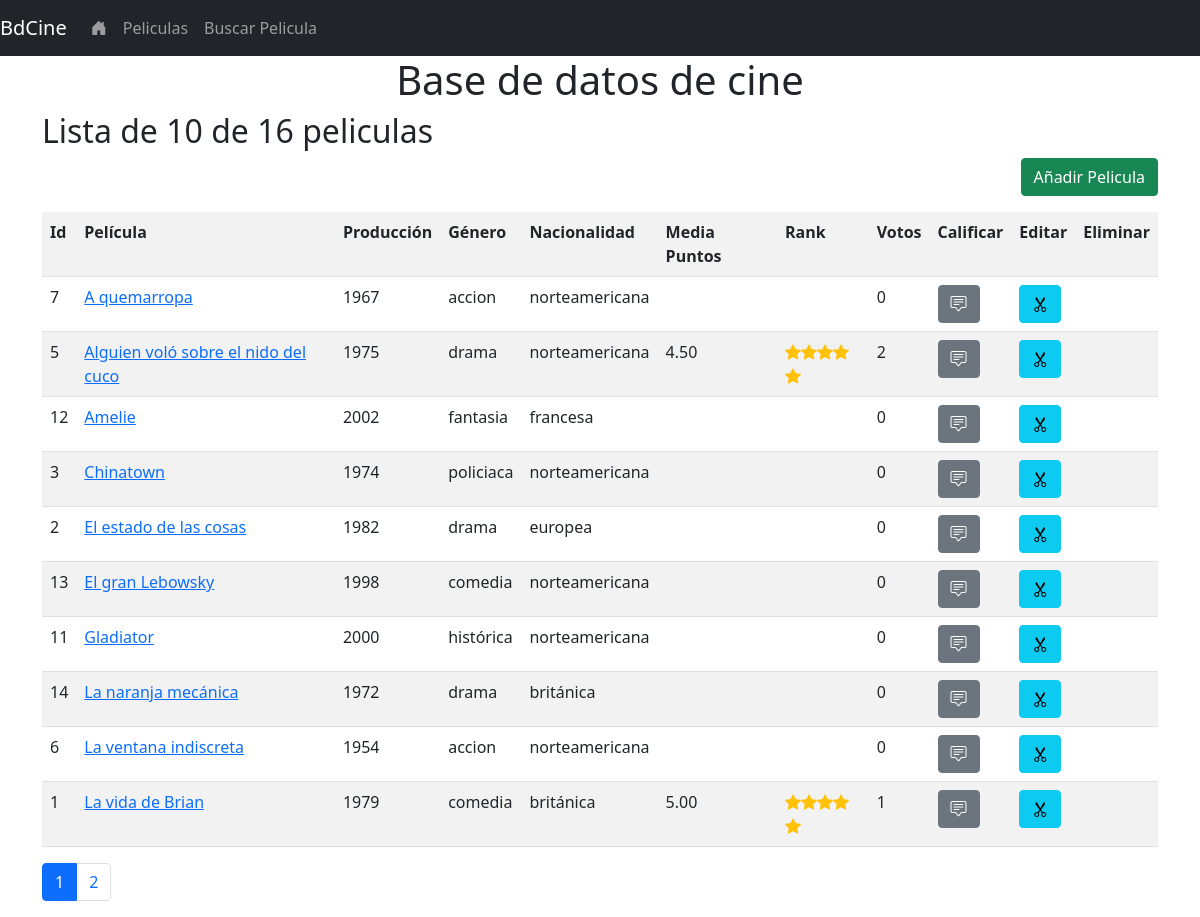
Screenshot of /peliculas with the database file from the repository.
### tables this page shows
CREATE TABLE peliculas (
  id INT(11) NOT NULL AUTO_INCREMENT PRIMARY KEY,
  pelicula VARCHAR(40) NOT NULL,
  fecha year(4) DEFAULT NULL COMMENT 'Año Producción',
  genero INT(11) NOT NULL,
  nacionalidad INT(11) NOT NULL,
  sinopsis text DEFAULT NULL,
  num_votos INT(11) UNSIGNED NOT NULL DEFAULT 0,
  puntuacion_total INT(11) UNSIGNED NOT NULL DEFAULT 0,
  puntuacion_media FLOAT(4, 2) DEFAULT NULL,
  create_time datetime DEFAULT current_timestamp() COMMENT 'fecha inserción',
  FOREIGN KEY (genero) REFERENCES generos(id),
  FOREIGN KEY (nacionalidad) REFERENCES nacionalidades(id),
  UNIQUE(pelicula, fecha)
);

CREATE TABLE generos(
  id INT(11) NOT NULL AUTO_INCREMENT PRIMARY KEY,
  genero VARCHAR(30) NOT NULL
);

CREATE TABLE nacionalidades(
  id INT(11) NOT NULL AUTO_INCREMENT PRIMARY KEY,
  nacionalidad VARCHAR(30) NOT NULL
);

### public/index.php (called while the page is built, shortened)
<?php
include '../routes/routes.php';

### models/peliculas_paginacion_model.php (called while the page is built, shortened)
<?php
require "../config.php";
if (isset($_GET['pagina_no'])) {
    $pagina_no = $_GET['pagina_no'];
} else {
    $pagina_no = 1;
}
$limit = 10;
$offset = ($pagina_no - 1) * $limit;
try {
    $conexion = new PDO($dsn, $username, $password, $options);
    $sql_num = "SELECT COUNT(*) FROM peliculas";
    $consulta_num = $conexion->prepare($sql_num);
    $consulta_num->setFetchMode(PDO::FETCH_ASSOC);
    $consulta_num->execute();
    $num_rows = $consulta_num->fetchColumn();
    $num_paginas = ceil($num_rows / $limit);
    $sql = "SELECT peliculas.id AS id,
peliculas.pelicula AS pelicula,
peliculas.fecha AS produccion,
generos.genero AS genero,
nacionalidades.nacionalidad AS nacionalidad,
peliculas.puntuacion_media AS puntos,
peliculas.num_votos AS votos
 FROM peliculas
JOIN generos on peliculas.genero = generos.id
JOIN nacionalidades  on peliculas.nacionalidad = nacionalidades.id
ORDER BY  peliculas.pelicula
LIMIT $offset, $limit
";
    $consulta = $conexion->prepare($sql);
    $consulta->setFetchMode(PDO::FETCH_ASSOC);
    $consulta->execute();
    while ($row = $consulta->fetch()) {
        $rows[] = $row;
    }
} catch (PDOException $error) {
    echo $sql . "<br>" . $error->getMessage();
}

### views/peliculas_view.php (the view, shortened to what this page needs)
<?php
include_once '../libreria.php';
if (isset($rows) && count($rows) > 0) :
?>
    <h2>Lista de <?php
                    echo count($rows);
                    if (isset($num_rows)) echo ' de ' . $num_rows;
                    ?> peliculas</h2>
    <p class='text-end'><a class='btn btn-success' href="/peliculas/ingresar">Añadir Pelicula</a></p>
    <table class='table table-striped'>
        <tr>
            <th>Id</th>
            <th>Película</th>
            <th>Producción</th>
            <th>Género</th>
            <th>Nacionalidad</th>
            <th>Media Puntos</th>
            <th>Rank</th>
            <th>Votos</th>
            <th>Calificar</th>
            <th>Editar</th>
            <th>Eliminar</th>
        </tr>
        <?php
        foreach ($rows as  $clave) :
            echo '<tr>';
            echo '<td>';
            echo $clave['id'];
            echo '</td>';
        ?>
            <td><a href="/peliculas?id=<?php echo $clave['id']; ?> "><?php echo $clave['pelicula']; ?> </a></td>
            <?php
            echo '<td>';
            echo $clave['produccion'];
            echo '</td>';
            echo '<td>';
            echo $clave['genero'];
            echo '</td>';
            echo '<td>';
            echo $clave['nacionalidad'];
            echo '</td>';
            echo '<td>';
            echo $clave['puntos'];
            echo '</td>';
            ?>
            <td> <?php stars($clave['puntos']); ?></td>
            <?php
            echo '<td>';
            echo $clave['votos'];
            echo '</td>';
            ?>
            <td><a class='btn btn-secondary' title='calificar' href="/peliculas?id=<?php echo $clave['id']; ?>#stars_rating "><i class=" bi bi-chat-square-text"></i></a></td>
            <td><a class='btn btn-info' title='editar' href=" /peliculas/editar?id=<?php echo $clave['id']; ?> "><i class=" bi bi-scissors"></i></a></td>
            <td><?php
                ?></td>
        <?php
            echo '</tr>';
        endforeach;
        ?>
    </table>
<?php endif; ?>

### routes/routes.php
<?php
$request = $_SERVER['REQUEST_URI'];
$path = parse_url($request, PHP_URL_PATH);
if ($path == '' || $path == '/') {
    require   dirname(__DIR__, 1) . '/controllers/index_controller.php';
}
elseif ($path == '/peliculas' || $path == '/peliculas/') {
    require   dirname(__DIR__, 1) . '/controllers/peliculas_controller.php';
}
elseif ($path == '/peliculas/ingresar' || $path == '/peliculas/ingresar/') {
    require   dirname(__DIR__, 1) . '/controllers/pelicula_ingresar_controller.php';
}
elseif ($path == '/peliculas/editar' || $path == '/peliculas/editar/') {
    require   dirname(__DIR__, 1) . '/controllers/pelicula_editar_controller.php';
}
elseif ($path == '/peliculas/borrar' || $path == '/peliculas/borrar/') {
    require   dirname(__DIR__, 1) . '/controllers/pelicula_delete_controller.php';
}
elseif ($path == '/peliculas/buscar' || $path == '/peliculas/buscar/') {
    require   dirname(__DIR__, 1) . '/controllers/peliculas_buscar_controller.php';
}
elseif ($path == '/puntuaciones' || $path == '/puntuaciones/') {
    require   dirname(__DIR__, 1) . '/controllers/puntuaciones_controller.php';
}
elseif ($path == '/usuarios' || $path == '/usuarios/') {
    require   dirname(__DIR__, 1) . '/controllers/usuarios_controller.php';
}
elseif ($path == '/usuarios/registrar' || $path == '/usuarios/registrar/') {
    require   dirname(__DIR__, 1) . '/controllers/usuarios_registrar_controller.php';
}
elseif ($path == '/destruir-session') {
    require dirname(__DIR__, 1) . '/destruir_session.php';
}
else {
    http_response_code(404);
    require dirname(__DIR__, 1) . '/views/404.php';
}

### templates/header.php (shortened to what this page needs)
<!DOCTYPE html>
<html lang="es">
<head>
    <link rel="stylesheet" href="https://cdn.jsdelivr.net/npm/bootstrap-icons@1.3.0/font/bootstrap-icons.css">
    <link href="https://cdn.jsdelivr.net/npm/bootstrap@5.0.2/dist/css/bootstrap.min.css" rel="stylesheet">
    <link rel="stylesheet" href="css/style.css" />
</head>
<body>
    <?php include '../templates/nav.php' ?>
    <div class="container">
        <h1 class='text-center'>Base de datos de cine</h1>

### templates/nav.php (shortened to what this page needs)
<nav class=" navbar navbar-expand-lg navbar-dark bg-dark">
    <a class=" pl-3 navbar-brand" href="/">BdCine</a>
    <div class="collapse navbar-collapse" id="navbarNav">
        <ul class="navbar-nav">
            <li class="nav-item active">
                <a class="nav-link" href="/"><i class="bi bi-house-door-fill"></i></a>
            </li>
            <li class="nav-item">
                <a class="nav-link" href="/peliculas">Peliculas</a>
            </li>
            <li class="nav-item">
                <a class="nav-link" href="/peliculas/buscar">Buscar Pelicula</a>
            </li>
        </ul>
    </div>
</nav>

### controllers/peliculas_controller.php
<?php
include "../templates/header.php";
if (isset($_GET['id'])) {
    require '../models/pelicula_model.php';
    require '../views/pelicula_view.php';
} else {
    include "../models/peliculas_paginacion_model.php";
    include "../views/peliculas_view.php";
    include "../views/peliculas_paginacion_view.php";
}
include "../templates/footer.php";

### libreria.php (shortened to what this page needs)
<?php
function stars($puntos)
{
    $puntos = round($puntos);
    for ($i = 0; $i < $puntos; $i++) {
        echo '<i class="bi bi-star-fill text-warning"></i>';
    }
}

### views/peliculas_paginacion_view.php (shortened to what this page needs)
<nav aria-label="Resultados paginados">
    <ul class="pagination">
        <?php
           for ($i = 1; $i <= $num_paginas; $i++) :
               if ($i == $pagina_no) {
                   echo '<li class="page-item active">';
               } else {
                   echo '<li class="page-item">';
               }
           ?>
            <?php
               echo "<a class='page-link' href='?pagina_no=$i'>$i</a>";
               ?>
            </li>
        <?php
           endfor;
           ?>
    </ul>
</nav>

### templates/footer.php (shortened to what this page needs)
</div>
</body>
</html>

### rows the page displays
peliculas: id "7", pelicula "A quemarropa", fecha "1967", genero.genero "accion", nacionalidad.nacionalidad "norteamericana", num_votos "0"
peliculas: id "5", pelicula "Alguien voló sobre el nido del cuco", fecha "1975", genero.genero "drama", nacionalidad.nacionalidad "norteamericana", puntuacion_media "4.50", num_votos "2"
peliculas: id "12", pelicula "Amelie", fecha "2002", genero.genero "fantasia", nacionalidad.nacionalidad "francesa", num_votos "0"
peliculas: id "3", pelicula "Chinatown", fecha "1974", genero.genero "policiaca", nacionalidad.nacionalidad "norteamericana", num_votos "0"
peliculas: id "2", pelicula "El estado de las cosas", fecha "1982", genero.genero "drama", nacionalidad.nacionalidad "europea", num_votos "0"
peliculas: id "13", pelicula "El gran Lebowsky", fecha "1998", genero.genero "comedia", nacionalidad.nacionalidad "norteamericana", num_votos "0"
peliculas: id "11", pelicula "Gladiator", fecha "2000", genero.genero "histórica", nacionalidad.nacionalidad "norteamericana", num_votos "0"
peliculas: id "14", pelicula "La naranja mecánica", fecha "1972", genero.genero "drama", nacionalidad.nacionalidad "británica", num_votos "0"
peliculas: id "6", pelicula "La ventana indiscreta", fecha "1954", genero.genero "accion", nacionalidad.nacionalidad "norteamericana", num_votos "0"
peliculas: id "1", pelicula "La vida de Brian", fecha "1979", genero.genero "comedia", nacionalidad.nacionalidad "británica", puntuacion_media "5.00", num_votos "1"

### other values shown
count($rows) "10"
$num_rows "16"
